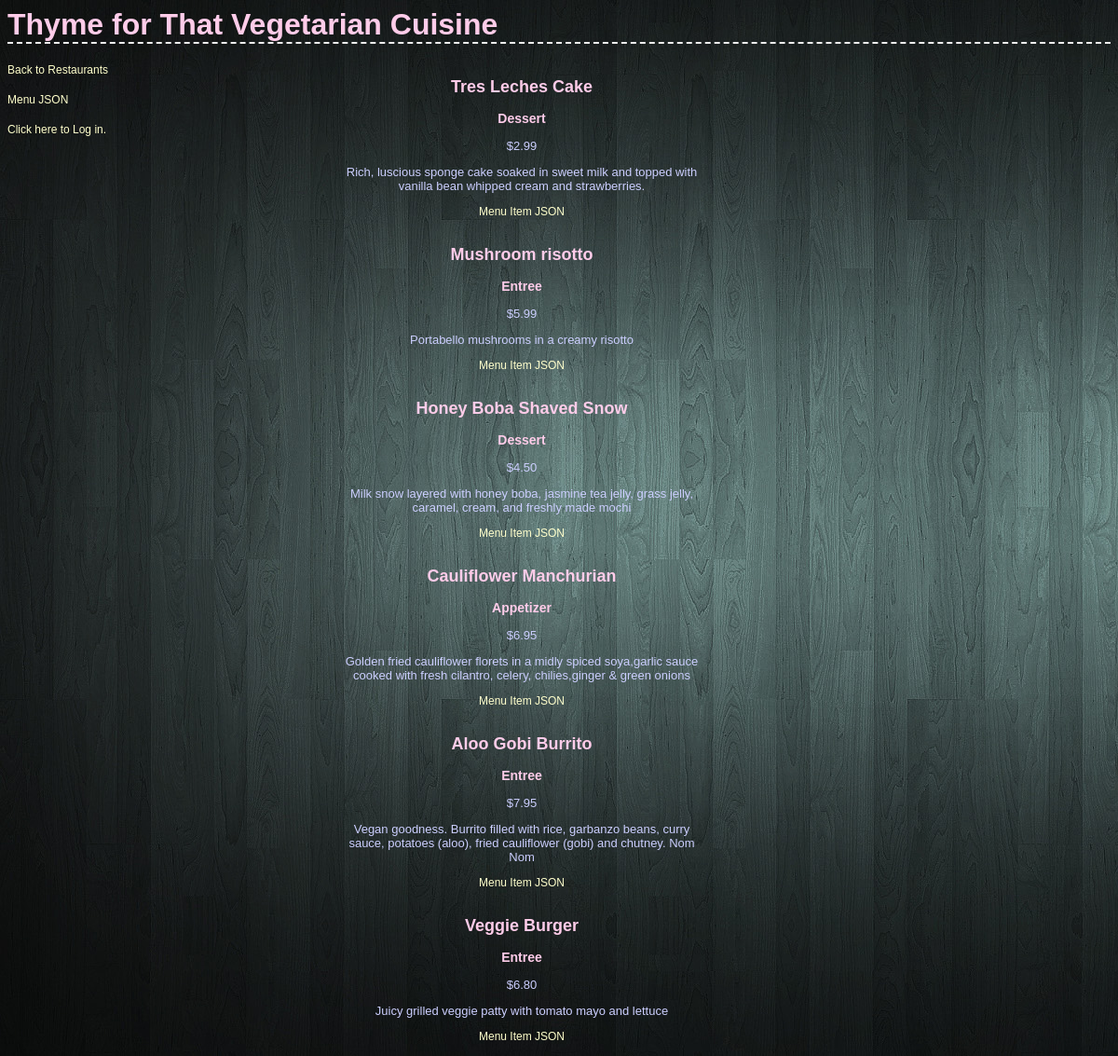
The app's page /restaurant/4/menu with its own data.
### database_setup.py (models this page shows, shortened)
class Restaurant(Base):
	__tablename__ = 'restaurant'
	name = Column(String(80), nullable = False)
	id = Column(Integer, primary_key = True)
	user_id = Column(Integer, ForeignKey('user.id'))
	user = relationship(User)

class MenuItem(Base):
	__tablename__ = 'menu_item'
	name = Column(String(80), nullable = False)
	id = Column(Integer, primary_key = True)
	course = Column(String(250))
	description = Column(String(250))
	price = Column(String(8))
	restaurant_id = Column(Integer, ForeignKey('restaurant.id'))
	restaurant = relationship(Restaurant)
	user_id = Column(Integer, ForeignKey('user.id'))
	user = relationship(User)

### finalproject.py (the view)
@app.route('/restaurant/<int:restaurant_id>')
@app.route('/restaurant/<int:restaurant_id>/menu')
def showMenu(restaurant_id):
	restaurant = session.query(Restaurant).filter_by(id=restaurant_id).one()
	creator = getUserInfo(restaurant.user_id)
	items = session.query(MenuItem).filter_by(restaurant_id = restaurant_id).all()
	if 'username' not in login_session or creator.id != login_session['user_id']:
		return render_template('publicmenu.html', restaurant=restaurant, items=items, creator=creator)
	else:
		return render_template('menu.html', restaurant = restaurant, items = items, creator=creator)

### finalproject.py (called while the page is built)
def getUserInfo(user_id):
	user = session.query(User).filter_by(id = user_id).one()
	return user

### templates/publicmenu.html (shortened to what this page needs)
<html>
<head>
	<link rel='stylesheet' type='text/css' href="{{ url_for('static', filename='styles.css') }}">
	</head>
	<body>
		<h1>{{ restaurant.name }}</h1>
		<div class='left'>
		<a href='{{ url_for('showRestaurants') }}'>Back to Restaurants</a><br><br>
		<a href= '{{ url_for('menuJSON', restaurant_id = restaurant.id) }}' target='_blank'>Menu JSON</a><br><br>
		{%if 'username' not in session%}
		<a href='{{url_for('showLogin')}}'>Click here to Log in.</a>
		{% else %}
		<a href='{{url_for('disconnect')}}'>Disconnect</a>
		{% endif %}
</div>
 <div class='menuPane'>
		{% if items %}
		{% for i in items %}
<div class='menu'>
		<span><h2>{{i.name}}</h2></span>
		<span><h3>{{i.course}}</h3></span>
		<span><p class='menuInfo'>{{i.price}} </p></span>
		<span><p class='menuInfo'>{{i.description}}</p></span>
	<a href='{{ url_for('menuItemJSON', restaurant_id=restaurant.id, menu_id=i.id) }}' target='_blank' class='menuLink'>Menu Item JSON</a><br><br>
		{% endfor %}
	</div>
		{% else %}
		<h2>Uh oh, there's no menu items for {{ restaurant.name }}</h2>
		{% endif %}
</div>
	</body>
</html>

### static/styles.css (style rules this page uses)
body { font-family: sans-serif; background-image: url('bg1.jpg'); background-color: #000000; }
h1, h2, h3, h4 { color: #FFCCE9; font-family:"Trebuchet MS", Arial, Helvetica, sans-serif; }
h1 { border-bottom: 2px dashed #eee; }
a { text-decoration: none; color:#FFFFCC; font-size: .75em; }
.left { float:left; left:5px; }
.menuPane { left:30%; position: absolute; width:400px; -webkit-column-count: 3; -moz-column-count: 3; column-count: 3; }
.menu { color:#FFFFCC; font-size:12px; text-align: center; position: absolute; width:100%; }
.menuInfo { color:#CCCFFF; font-size:13px; }
.menuLink { font-size:12px; }

### records on screen
Restaurant: name "Thyme for That Vegetarian Cuisine"
MenuItem: name "Tres Leches Cake", course "Dessert", price "$2.99", description "Rich, luscious sponge cake soaked in sweet milk and topped with vanilla bean whipped cream and strawberries."
MenuItem: name "Mushroom risotto", course "Entree", price "$5.99", description "Portabello mushrooms in a creamy risotto"
MenuItem: name "Honey Boba Shaved Snow", course "Dessert", price "$4.50", description "Milk snow layered with honey boba, jasmine tea jelly, grass jelly, caramel, cream, and freshly made mochi"
MenuItem: name "Cauliflower Manchurian", course "Appetizer", price "$6.95", description "Golden fried cauliflower florets in a midly spiced soya,garlic sauce cooked with fresh cilantro, celery, chilies,ginger & green onions"
MenuItem: name "Aloo Gobi Burrito", course "Entree", price "$7.95", description "Vegan goodness. Burrito filled with rice, garbanzo beans, curry sauce, potatoes (aloo), fried cauliflower (gobi) and chutney. Nom Nom"
MenuItem: name "Veggie Burger", course "Entree", price "$6.80", description "Juicy grilled veggie patty with tomato mayo and lettuce"
